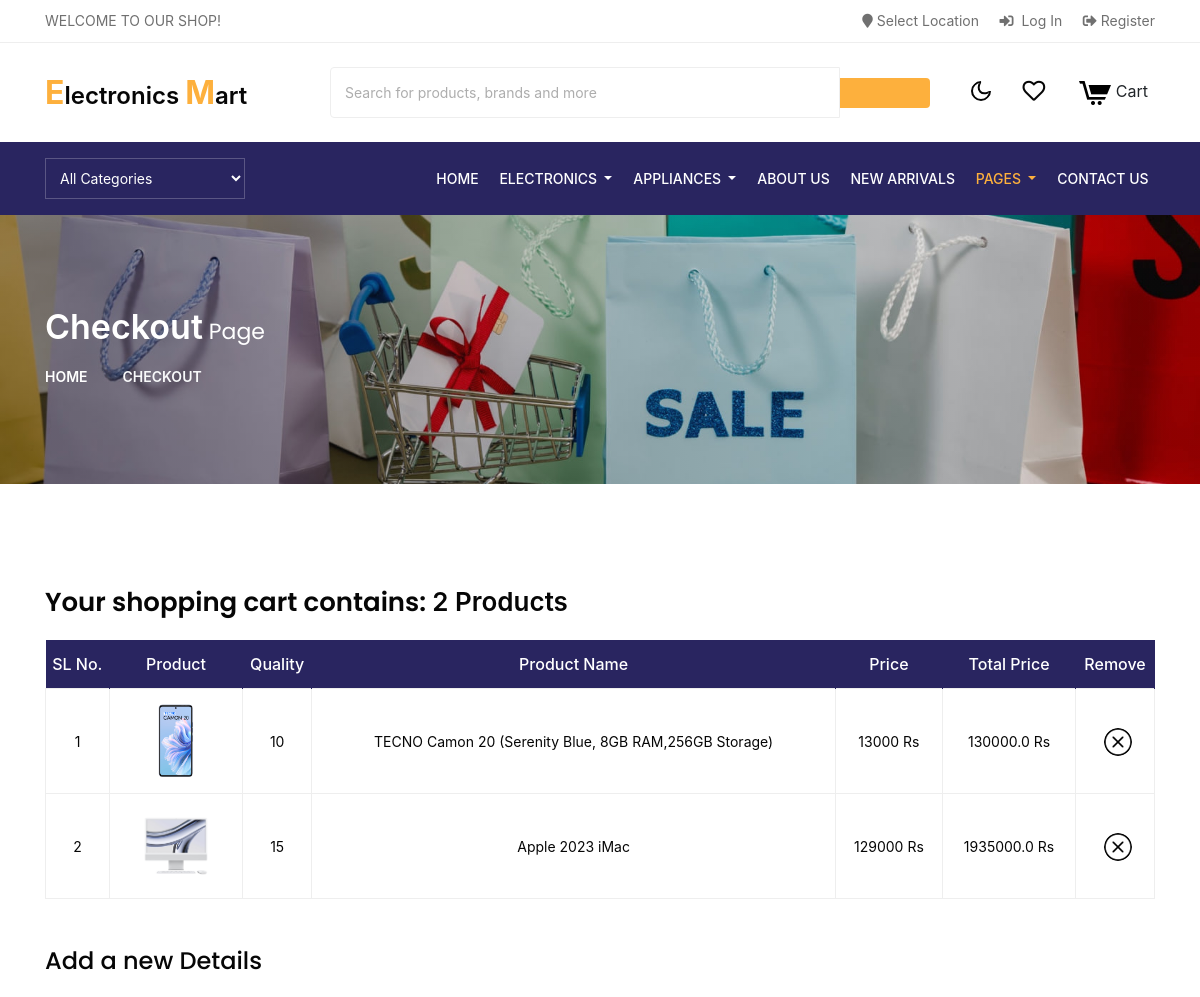
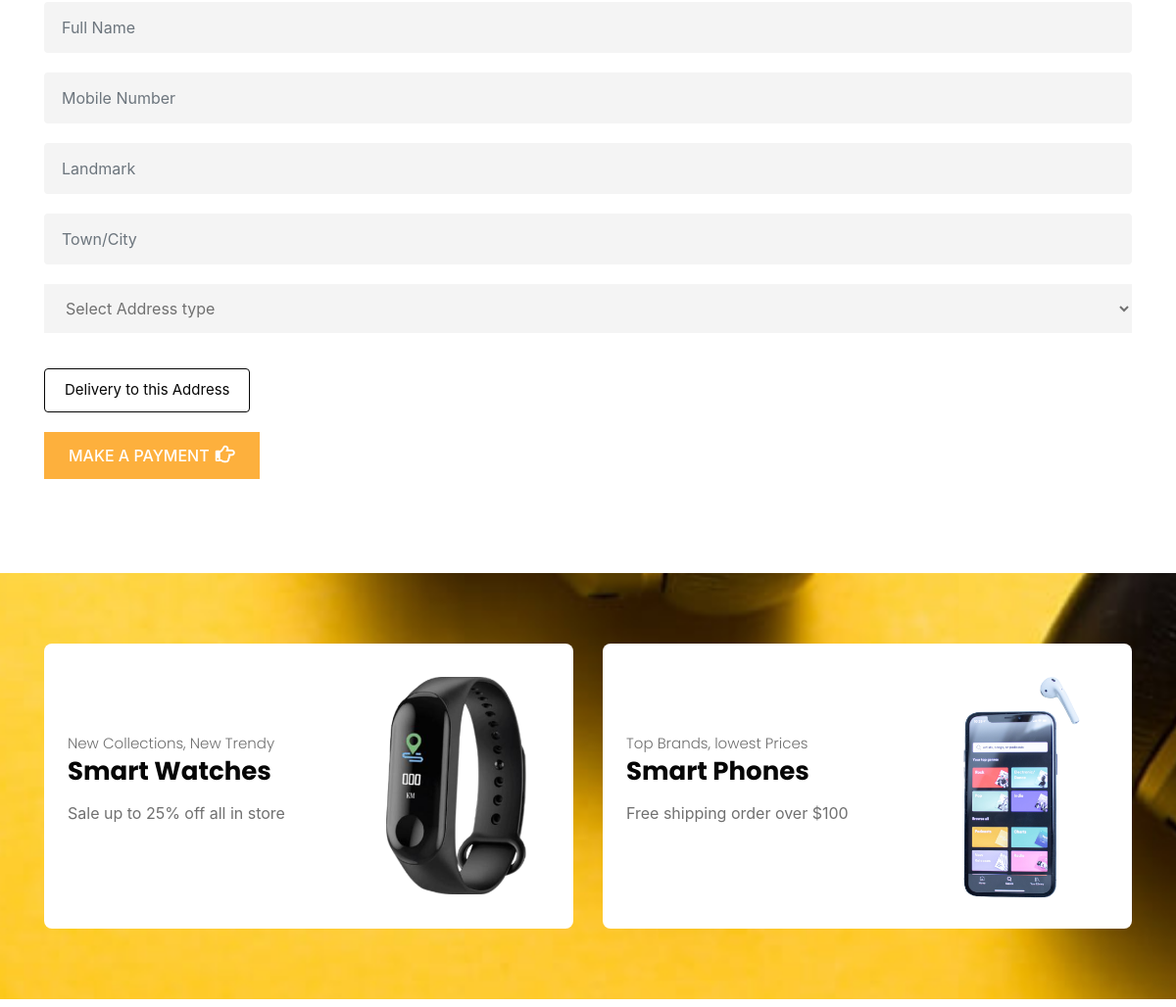
/checkout/ (signed in), run on the app's committed database (2 pictures, top to bottom).
### E_Comm_app/models.py (models this page shows, shortened)
class Cart(models.Model):
    cart_status = (("Confirm", "Confirm"), ("Pending", "Pending"))
    User_Id = models.ForeignKey(User, on_delete=models.CASCADE)
    Product_Id = models.ForeignKey(Product, on_delete=models.CASCADE)
    Cart_Quantity = models.IntegerField()
    Total_Amount = models.FloatField(null=True)
    Order_id=models.IntegerField(null=True)
    Cart_Status = models.CharField(max_length=20, choices=cart_status,null=True)

class Product(models.Model):
    Product_Status=(
        ('Availbale','Available'),
        ('Unavailable','Unavailable')
    )
    Sub_Category = models.ForeignKey(Sub_Category, on_delete=models.CASCADE)
    Product_Name = models.CharField(max_length=300)
    Product_Description = models.TextField(null=True)
    Product_Image_1 = models.ImageField(upload_to="photos",null=True)
    Product_Image_2 = models.ImageField(upload_to="photos",null=True)
    Product_Image_3 = models.ImageField(upload_to="photos",null=True)
    Product_Quantity = models.IntegerField()
    Product_Price = models.IntegerField()
    Product_Status = models.CharField(max_length=20,choices=Product_Status)

### E_Comm_app/views.py (the view)
# urls.py: path('checkout/',views.checkout),
def checkout(request):
    context = header(request)
    login_id = request.session["u_id"]
    add_cart = Cart.objects.filter(User_Id=login_id, Cart_Status="Pending")
    count=add_cart.count()
    context.update({"checkout": add_cart,"count":count})
    return render(request, "checkout.html", context)

### E_Comm_app/views.py (called while the page is built)
def header(request):
    main_category = Main_Category.objects.all()
    category = Category.objects.all()
    sub_category = Sub_Category.objects.all()
    fetch_product = Product.objects.all()
    context = {
        "m_category": main_category,
        "cat": category,
        "s_category": sub_category,
        "Product_data": fetch_product,
    }
    return context

### templates/checkout.html (shortened to what this page needs)
<!DOCTYPE html>
<html lang="en">
<head>
	<link href="/static/css/bootstrap.css" rel="stylesheet" type="text/css" media="all" />
	<link href="/static/css/style.css" rel="stylesheet" type="text/css" media="all" />
	<link rel="stylesheet" href="/static/css/fontawesome-all.css">
	<link href="/static/css/popuo-box.css" rel="stylesheet" type="text/css" media="all" />
	<link href="/static/css/menu.css" rel="stylesheet" type="text/css" media="all" />
</head>
<body>
	<body>
		<link rel="stylesheet" href="/static/css/font-awesome.min.css">
		<div class="agile-main-top">
			<div class="container">
				<div class="row main-top-w3l py-2">
					<div class="col-lg-3 col-sm-4 header-most-top">
						<p class=" text-lg-left text-center">Welcome to our shop!</p>
					</div>
					<div class="col-lg-9 col-sm-8 header-right ml-auto text-sm-right text-center">
						<ul class="top-header-lists">
							<li>
								<a class="play-icon popup-with-zoom-anim " href="#small-dialog1">
									<i class="fas fa-map-marker mr-1"></i>Select Location</a>
							</li>
							<li class="mx-3">
								<a href="#login" data-toggle="modal" data-target="#exampleModal" class="">
									<i class="fas fa-sign-in-alt mr-1"></i> Log In </a>
							</li>
							<li>
								<a href="#register" data-toggle="modal" data-target="#exampleModal2" class="">
									<i class="fas fa-sign-out-alt mr-1"></i>Register </a>
							</li>
						</ul>
					</div>
				</div>
			</div>
		</div>
		<div class="header-bot my-md-4 my-3">
			<div class="container">
				<div class="row header-bot_inner_wthreeinfo_header_mid align-items-center">
					<div class="col-lg-3 col-md-4 logo_agile">
						<h1>
							<a href="/"><span>E</span>lectronics <span>M</span>art</a>
						</h1>
					</div>
					<div class="col-lg-9 col-md-8 header">
						<div class="row">
							<div class="col-lg-9 col-sm-8 agileits_search">
								<form class="form-inline" action="#" method="post" style="max-width:600px;">
									<input class="form-control" type="search"
										placeholder="Search for products, brands and more" aria-label="Search" required>
									<button class="btn" type="submit"><i class="fa fa-search"
											aria-hidden="true"></i></button>
								</form>
							</div>
							<div
								class="col-lg-3 col-sm-4 top_nav_right text-center mt-sm-0 mt-2 d-flex align-items-center justify-content-between">
								<div class="cart-store">
									<div class="cont-ser-position">
										<nav class="navigation">
											<div class="theme-switch-wrapper">
												<label class="theme-switch" for="checkbox">
													<div class="mode-container">
														<i class="gg-moon"></i>
													</div>
												</label>
											</div>
										</nav>
									</div>
								</div>
								<div class="cart-store">
									<a href="/checkout"><i class="far fa-heart"></i></a>
								</div>
								<div class="wthreecartaits wthreecartaits2 cart cart box_1">
									<form action="#" method="post" class="last text-right">
										<button class="btn w3view-cart p-0" type="submit" name="submit" value="">
											<img src="/static/images/cart.png" alt="" class="img-fluid"> Cart
										</button>
									</form>
								</div>
							</div>
						</div>
					</div>
				</div>
			</div>
		</div>
		<div class="navbar-inner">
			<div class="container">
				<nav class="navbar navbar-expand-lg navbar-light">
					<div class="agileits-navi_search">
						<form action="#" method="post">
							<select id="agileinfo-nav_search" name="agileinfo_search" required="">
								<option value="">All Categories</option>
							</select>
						</form>
					</div>
					<div class="collapse navbar-collapse" id="navbarSupportedContent">
						<ul class="navbar-nav text-center ml-auto">
							<li class="nav-item mr-lg-2 mb-lg-0 mb-2">
								<a class="nav-link" href="/">Home
								</a>
							</li>
							<li class="nav-item dropdown mr-lg-2 mb-lg-0 mb-2">
								<a class="nav-link dropdown-toggle" href="#" role="button" data-toggle="dropdown"
									aria-haspopup="true" aria-expanded="false">
									Electronics
								</a>
							</li>
							<li class="nav-item dropdown mr-lg-2 mb-lg-0 mb-2">
								<a class="nav-link dropdown-toggle" href="#" role="button" data-toggle="dropdown"
									aria-haspopup="true" aria-expanded="false">
									Appliances
								</a>
							</li>
							<li class="nav-item mr-lg-2 mb-lg-0 mb-2">
								<a class="nav-link" href="about.html">About Us</a>
							</li>
							<li class="nav-item mr-lg-2 mb-lg-0 mb-2">
								<a class="nav-link" href="/product">New Arrivals</a>
							</li>
							<li class="nav-item dropdown active mr-lg-2 mb-lg-0 mb-2">
								<a class="nav-link dropdown-toggle" href="#" role="button" data-toggle="dropdown"
									aria-haspopup="true" aria-expanded="false">
									Pages
								</a>
							</li>
							<li class="nav-item">
								<a class="nav-link" href="/contact">Contact Us</a>
							</li>
						</ul>
					</div>
				</nav>
			</div>
		</div>
		<div class="page-head_agile_info_w3l inner-checkout-page">
			<div class="container py-5">
				<h3 class="title-style text-white pt-5"><span>Checkout</span> Page</h3>
				<ul class="w3_short pt-3 pb-5">
					<li>
						<a href="/" class="text-white">Home</a>
						<i class="fa fa-angle-right mx-2 text-white" aria-hidden="true"></i>
					</li>
					<li class="text-light">Checkout</li>
				</ul>
			</div>
		</div>
		<div class="privacy py-5">
			<div class="container py-md-5 py-4">
				<div class="checkout-right">
					<h4 class="mb-sm-4 mb-3">Your shopping cart contains:
						<span>{{count}} Products</span>
					</h4>
					<div class="table-responsive">
						<table class="timetable_sub">
							<thead>
								<tr>
									<th>SL No.</th>
									<th>Product</th>
									<th>Quality</th>
									<th>Product Name</th>
									<th>Price</th>
									<th>Total Price</th>
									<th>Remove</th>
								</tr>
							</thead>
							<tbody>
								{% for add_item in checkout %}
								<tr class="rem1">
									<td class="invert">{{forloop.counter}}</td>
									<td class="invert-image">
											<img src="/media/{{add_item.Product_Id.Product_Image_1}}" alt=" " class="img-responsive">
									</td>
									<td class="invert">
										<div class="quantity">
											<div class="quantity-select">
													<span>
														{{add_item.Cart_Quantity}}
													</span>
											</div>
										</div>
									</td>
									<td class="invert">{{add_item.Product_Id.Product_Name}}</td>
									<td class="invert">{{add_item.Product_Id.Product_Price}} Rs</td>
									<td class="invert">{{add_item.Total_Amount}} Rs</td>
									<td class="invert">
										<a href="/delete_cart/{{add_item.id}}"><div class="rem">
											<div class="close1"></div>
										</div></a>
									</td>
								</tr>
								{% endfor %}
							</tbody>
						</table>
					</div>
				</div>
				<div class="checkout-left">
					<div class="address_form_agile mt-sm-5 mt-4">
						<h4 class="mb-sm-4 mb-3">Add a new Details</h4>
						<form
							action=""
							method="post" class="creditly-card-form agileinfo_form">{% csrf_token %}
							<div class="creditly-wrapper wthree, w3_agileits_wrapper">
								<div class="information-wrapper">
									<div class="first-row">
										<div class="controls form-group">
											<input class="billing-address-name form-control" type="text" name="name"
												placeholder="Full Name" required="">
										</div>
										<div class="w3_agileits_card_number_grids">
											<div class="w3_agileits_card_number_grid_left form-group">
												<div class="controls">
													<input type="text" class="form-control" placeholder="Mobile Number"
														name="number" required="">
												</div>
											</div>
											<div class="w3_agileits_card_number_grid_right form-group">
												<div class="controls">
													<input type="text" class="form-control" placeholder="Landmark"
														name="landmark" required="">
												</div>
											</div>
										</div>
										<div class="controls form-group">
											<input type="text" class="form-control" placeholder="Town/City" name="city"
												required="">
										</div>
										<div class="controls form-group">
											<select class="option-w3ls">
												<option>Select Address type</option>
											</select>
										</div>
									</div>
									<button class="submit check_out btn">Delivery to this Address</button>
								</div>
							</div>
						</form>
						<div class="checkout-right-basket">
							<a href="/payment">Make a Payment
								<span class="far fa-hand-point-right"></span>
							</a>
						</div>
					</div>
				</div>
			</div>
		</div>
		<div class="join-w3l1 py-sm-5 py-4">
			<div class="container py-xl-4 py-lg-2">
				<div class="row">
					<div class="col-lg-6">
						<a href="/product_2">
							<div class="join-agile text-left p-4">
								<div class="row">
									<div class="col-sm-7 offer-name">
										<h6>New Collections, New Trendy</h6>
										<h4 class="mb-3">Smart Watches</h4>
										<p>Sale up to 25% off all in store</p>
									</div>
									<div class="col-sm-5 offerimg-w3l">
										<img src="/static/images/off1.png" alt="" class="img-fluid">
									</div>
								</div>
							</div>
						</a>
					</div>
					<div class="col-lg-6 mt-lg-0 mt-4">
						<a href="/product">
							<div class="join-agile text-left p-4">
								<div class="row ">
									<div class="col-sm-7 offer-name">
										<h6>Top Brands, lowest Prices</h6>
										<h4 class="mb-3">Smart Phones</h4>
										<p>Free shipping order over $100</p>
									</div>
									<div class="col-sm-5 offerimg-w3l">
										<img src="/static/images/off2.png" alt="" class="img-fluid">
									</div>
								</div>
							</div>
						</a>
					</div>
				</div>
			</div>
		</div>
	</body>
</html>

### templates/checkout.html (style rules this page uses)
* { box-sizing: border-box; font-family: -apple-system, BlinkMacSystemFont, "Segoe UI", Roboto, Oxygen-Sans, Ubuntu, Cantarell, "Helvetica Neue", sans-serif; }

### data on the page
Cart: Product_Id.Product_Image_1 (picture), Cart_Quantity "10", Product_Id.Product_Name "TECNO Camon 20 (Serenity Blue, 8GB RAM,256GB Storage)", Product_Id.Product_Price "13000", Total_Amount "130000.0"
Cart: Product_Id.Product_Image_1 (picture), Cart_Quantity "15", Product_Id.Product_Name "Apple 2023 iMac", Product_Id.Product_Price "129000", Total_Amount "1935000.0"

### other printed values
{{ count }} "2"
